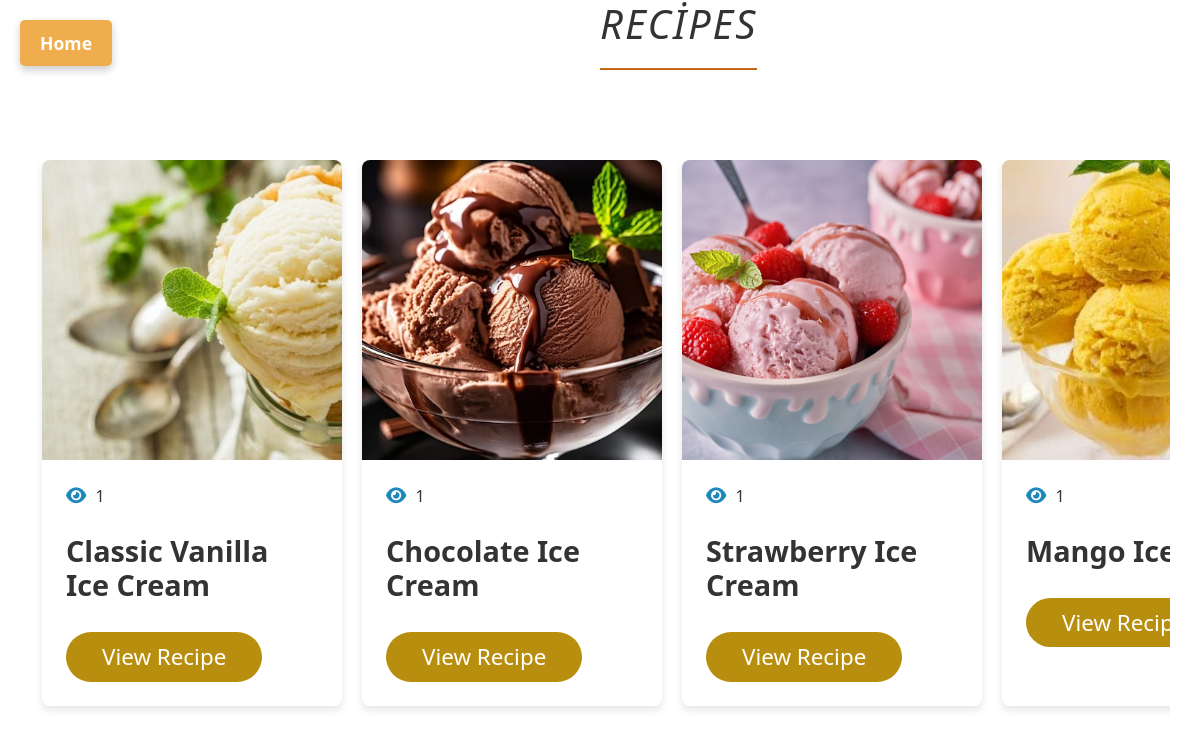
The page /category_home/7/ on the database its author committed.
### desert/models.py (models this page shows, shortened)
class Recipe(models.Model):
    LANGUAGES = (
        ("AZ", "AZ"),
        ("EN", "EN"),
        ("RU", "RU")
    )
    name = models.CharField(max_length=256, null=True, blank=True)
    instruction = models.TextField(max_length=1000, null=True, blank=True)
    created_by = models.ForeignKey(User, on_delete=models.CASCADE, null=True, blank=True)
    ingredients = models.TextField(max_length=1000,  null=True, blank=True)
    category = models.ForeignKey(Category, on_delete=models.CASCADE, null=True, blank=True)
    created_at = models.DateTimeField(auto_now_add=True, null=True, blank=True)
    language = models.CharField(max_length=4, choices=LANGUAGES,  null=True, blank=True)
    ingredient = models.TextField(max_length=1000, null=True, blank=True)
    likes = models.ManyToManyField(User, related_name='liked_recipes', blank=True)
    views_count = models.PositiveIntegerField(default=0)
    def get_thumbnail_photo_url(self):
        photo_url = self.photos.first()
        if photo_url:
            return photo_url.pht.url
        return ""
    class Meta:
        verbose_name = "Resept"
        verbose_name_plural = "Resepts"

class RecipePhoto(models.Model):
    photo = models.ForeignKey(Recipe, on_delete=models.CASCADE, related_name="photos")
    pht = models.ImageField(upload_to="recipes_photos/%Y/%m/%d")

### desert/views.py (the view)
# urls.py: path("category_home/<int:home_id>/", category_home, name="category_home"),
def category_home(request, home_id):
    context = {
        "kateqoriya": Category.objects.get(id=home_id),
        "reseptler": Recipe.objects.filter(category=home_id)
    }
    return render(request, "category_home.html", context)

### desert/templates/category_home.html (shortened to what this page needs)
<!DOCTYPE html>
<html lang="az">
<head>
    <link href="https://stackpath.bootstrapcdn.com/bootstrap/5.3.0/css/bootstrap.min.css" rel="stylesheet">
    <link rel="stylesheet" href="https://cdnjs.cloudflare.com/ajax/libs/font-awesome/6.1.0/css/all.min.css">
</head>
<body>
    <a href="{% url 'home' %}" class="home-button">Home</a>
    <h2>Recipes</h2>
    <div class="container">
        {% for resept in reseptler %}
            <div class="recipe-card">
                <img class="card-img-top" src="{{ resept.get_thumbnail_photo_url }}" alt="{{ resept.name }}">
                <div class="card-body">
                    <p class="footer-info"><i class="fa fa-eye"></i> {{ resept.views_count }}</p>
                    <h5 class="card-title">{{ resept.name }}</h5>
                    <a href="{% url 'recipe_detail' recipe_id=resept.id %}" class="btn btn-primary">View Recipe</a>
                </div>
            </div>
        {% endfor %}
    </div>
</body>
</html>

### desert/templates/category_home.html (style rules this page uses)
html, body { height: 100%; margin: 0; }
body { background-image: url('https://images.pexels.com/photos/4594749/pexels-photo-4594749.jpeg?auto=compress&cs=tinysrgb&w=1200'); background-size: cover; background-position: center; background-attachment: fixed; background-repeat: no-repeat; font-family: 'Segoe UI', Tahoma, Geneva, Verdana, sans-serif; color: #333; }
h2 { font-size: 2.5em; color: #333; text-align: center; margin-bottom: 50px; margin-left: 600px; font-weight: 500; letter-spacing: 2px; text-transform: uppercase; border-bottom: 2px solid #c66714; display: inline-block; padding-bottom: 20px; font-style: italic; }
.container { margin-top: 40px; display: flex; flex-wrap: nowrap; gap: 20px; overflow-x: auto; padding-bottom: 20px; }
.recipe-card { width: 300px; flex: 0 0 auto; border: none; border-radius: 8px; overflow: hidden; box-shadow: 0 4px 8px rgba(0, 0, 0, 0.1); background-color: rgba(255, 255, 255, 0.338); backdrop-filter: blur(10px); transition: transform 0.3s, box-shadow 0.3s; }
.recipe-card img { width: 100%; height: 300px; object-fit: cover; }
.recipe-card .card-body { padding: 1.5rem; }
.recipe-card .card-title { font-size: 1.8rem; margin-bottom: 1.85rem; font-weight: 600; margin-top: 1.6rem; }
.recipe-card .btn-primary { background-color: #b88e0e; border: none; border-radius: 50px; padding: 0.5rem 2.25rem; font-weight: 500; font-size: 1.4rem; }
.home-button { position: absolute; left: 20px; top: 20px; background-color: #f0ad4e; color: #fff; padding: 10px 20px; text-align: center; border-radius: 5px; font-size: 1.1rem; font-weight: bold; text-decoration: none; transition: background-color 0.3s ease, box-shadow 0.3s ease; box-shadow: 0 4px 8px rgba(0, 0, 0, 0.2); border: none; }
.footer-info i { margin-right: 5px; color: #1c87b9; font-size: large; }
a { text-decoration: none; border: none; }

### rows shown on the page
Recipe: get_thumbnail_photo_url (picture), views_count "1", name "Classic Vanilla Ice Cream"
Recipe: get_thumbnail_photo_url (picture), views_count "1", name "Chocolate Ice Cream"
Recipe: get_thumbnail_photo_url (picture), views_count "1", name "Strawberry Ice Cream"
Recipe: get_thumbnail_photo_url (picture), views_count "1", name "Mango…"
